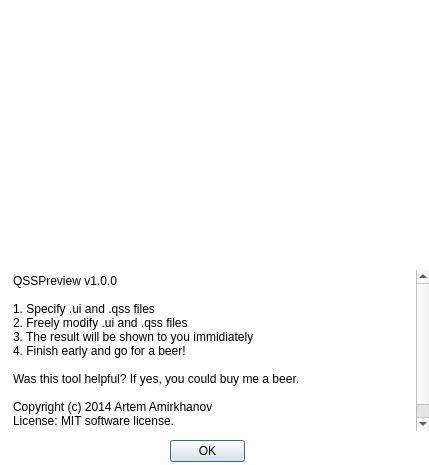
<?xml version="1.0" encoding="UTF-8"?>
<ui version="4.0">
 <class>About</class>
 <widget class="QDialog" name="About">
  <property name="geometry">
   <rect>
    <x>0</x>
    <y>0</y>
    <width>429</width>
    <height>465</height>
   </rect>
  </property>
  <property name="sizePolicy">
   <sizepolicy hsizetype="Preferred" vsizetype="Preferred">
    <horstretch>0</horstretch>
    <verstretch>0</verstretch>
   </sizepolicy>
  </property>
  <property name="minimumSize">
   <size>
    <width>429</width>
    <height>465</height>
   </size>
  </property>
  <property name="maximumSize">
   <size>
    <width>429</width>
    <height>465</height>
   </size>
  </property>
  <property name="windowTitle">
   <string>About</string>
  </property>
  <property name="styleSheet">
   <string notr="true">QDialog
{
	background-color: rgb(255, 255, 255);
}
QLineEdit
{
	border: 0px;
	color: rgb(159, 159, 159);
	background: transparent;
}

QPlainTextEdit
{
	border: 0px;
	#color: rgb(159, 159, 159);
	background: transparent;
}

QPushButton
{
	background: none;
}

QPushButton:pressed
{
	background: none;
	border: none;
}</string>
  </property>
  <widget class="QTextEdit" name="textEdit">
   <property name="geometry">
    <rect>
     <x>9</x>
     <y>0</y>
     <width>421</width>
     <height>261</height>
    </rect>
   </property>
   <property name="frameShape">
    <enum>QFrame::NoFrame</enum>
   </property>
   <property name="readOnly">
    <bool>true</bool>
   </property>
   <property name="html">
    <string>&lt;!DOCTYPE HTML PUBLIC &quot;-//W3C//DTD HTML 4.0//EN&quot; &quot;http://www.w3.org/TR/REC-html40/strict.dtd&quot;&gt;
&lt;html&gt;&lt;head&gt;&lt;meta name=&quot;qrichtext&quot; content=&quot;1&quot; /&gt;&lt;style type=&quot;text/css&quot;&gt;
p, li { white-space: pre-wrap; }
&lt;/style&gt;&lt;/head&gt;&lt;body style=&quot; font-family:'MS Shell Dlg 2'; font-size:8.25pt; font-weight:400; font-style:normal;&quot;&gt;
&lt;p style=&quot; margin-top:0px; margin-bottom:0px; margin-left:0px; margin-right:0px; -qt-block-indent:0; text-indent:0px;&quot;&gt;&lt;img src=&quot;:/icons/about_image.png&quot; /&gt;&lt;/p&gt;&lt;/body&gt;&lt;/html&gt;</string>
   </property>
  </widget>
  <widget class="QPlainTextEdit" name="plainTextEdit">
   <property name="geometry">
    <rect>
     <x>9</x>
     <y>270</y>
     <width>421</width>
     <height>161</height>
    </rect>
   </property>
   <property name="sizePolicy">
    <sizepolicy hsizetype="Expanding" vsizetype="Expanding">
     <horstretch>0</horstretch>
     <verstretch>0</verstretch>
    </sizepolicy>
   </property>
   <property name="maximumSize">
    <size>
     <width>16777215</width>
     <height>16777215</height>
    </size>
   </property>
   <property name="frameShape">
    <enum>QFrame::NoFrame</enum>
   </property>
   <property name="readOnly">
    <bool>true</bool>
   </property>
   <property name="plainText">
    <string>QSSPreview v1.0.0

1. Specify .ui and .qss files
2. Freely modify .ui and .qss files
3. The result will be shown to you immidiately
4. Finish early and go for a beer!

Was this tool helpful? If yes, you could buy me a beer.

Copyright (c) 2014 Artem Amirkhanov
License: MIT software license.</string>
   </property>
  </widget>
  <widget class="QDialogButtonBox" name="buttonBox">
   <property name="geometry">
    <rect>
     <x>170</x>
     <y>440</y>
     <width>75</width>
     <height>23</height>
    </rect>
   </property>
   <property name="orientation">
    <enum>Qt::Horizontal</enum>
   </property>
   <property name="standardButtons">
    <set>QDialogButtonBox::Ok</set>
   </property>
  </widget>
 </widget>
 <resources>
  <include location="../images/icons.qrc"/>
 </resources>
 <connections>
  <connection>
   <sender>buttonBox</sender>
   <signal>accepted()</signal>
   <receiver>About</receiver>
   <slot>accept()</slot>
   <hints>
    <hint type="sourcelabel">
     <x>248</x>
     <y>254</y>
    </hint>
    <hint type="destinationlabel">
     <x>157</x>
     <y>274</y>
    </hint>
   </hints>
  </connection>
  <connection>
   <sender>buttonBox</sender>
   <signal>rejected()</signal>
   <receiver>About</receiver>
   <slot>reject()</slot>
   <hints>
    <hint type="sourcelabel">
     <x>316</x>
     <y>260</y>
    </hint>
    <hint type="destinationlabel">
     <x>286</x>
     <y>274</y>
    </hint>
   </hints>
  </connection>
 </connections>
</ui>
